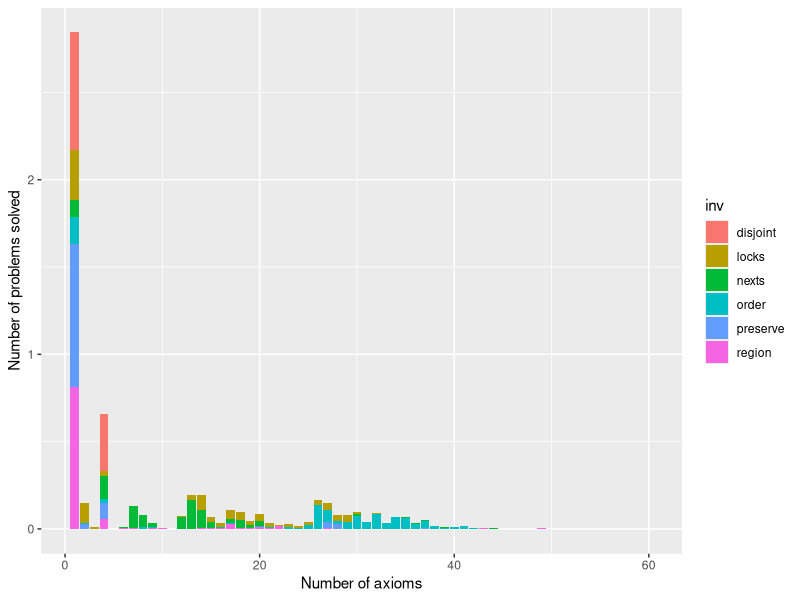
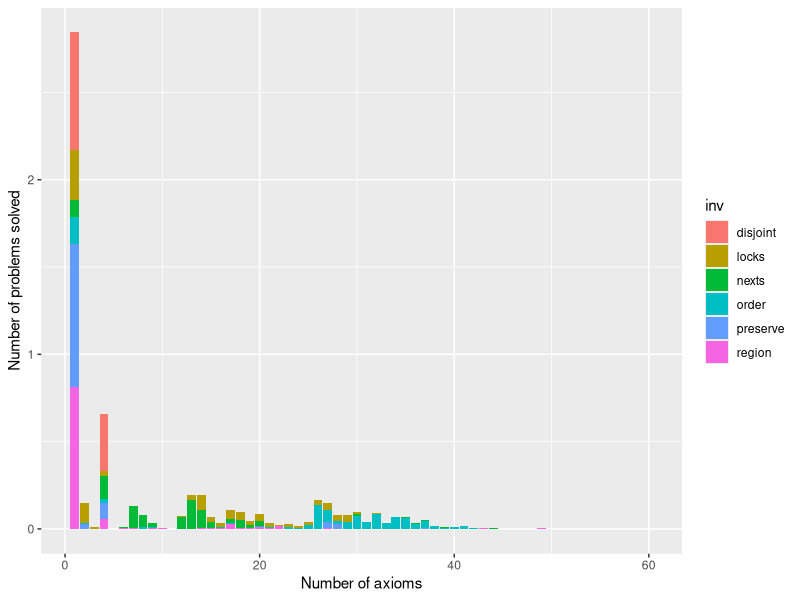

Write the R code that produced these figures, in order.
library(ggplot2)

x=read.table('axiomSolved.dat',header=TRUE,sep=";",as.is=TRUE)
colnames(x) <- c("inv","ax","solved")
top =as.data.frame(
	Reduce(
		rbind,
		lapply(
			unique(x$inv),
			function(i)
				cbind(
					seq(1,60),
					rep(i,60),
					#Normalizamos por la suma de la columna.
					as.double(x[x$inv==i,]$solved/sum(x[x$inv == i,]$solved))
				)
		)
	)
)

colnames(top) <- c("ax","inv","val")
#norms = Reduce(rbind,sapply(unique(x$inv),function(i) rep(as.double(sum(x[x$inv ==i,]$solved)),60)))
#x$norms=x$solved/norms

norms = unique(sapply(unique(x$inv),function(i) rbind(rep(as.double(sum(x[x$inv == i,]$solved)),60))))

toplot = as.data.frame(Reduce(rbind,lapply(seq(1,360),function(i) cbind(x[i,]$inv,x[i,]$ax,as.double(x[i,]$solved/norms[colnames(norms) == x[i,]$inv])))))
toplot$norms=as.double(as.character(toplot$V3))
colnames(toplot) <- c("inv","ax","V3","norms")
toplot$ax = as.double(as.character(toplot$ax))
top$inv = factor(top$inv)
#ggplot(top,aes(x=factor(ax),y=val,fill=factor(inv))) + geom_bar(stat="identity")
#ggplot(x,aes(x=ax,y=norms,fill=inv)) + geom_bar(stat = "identity") + xlab("Number of axioms") + ylab("Number of problems solved")
ggplot(toplot,aes(x=ax,y=norms,fill=inv)) + geom_bar(stat = "identity") + xlab("Number of axioms") + ylab("Number of problems solved")

ggsave('ei.png')
